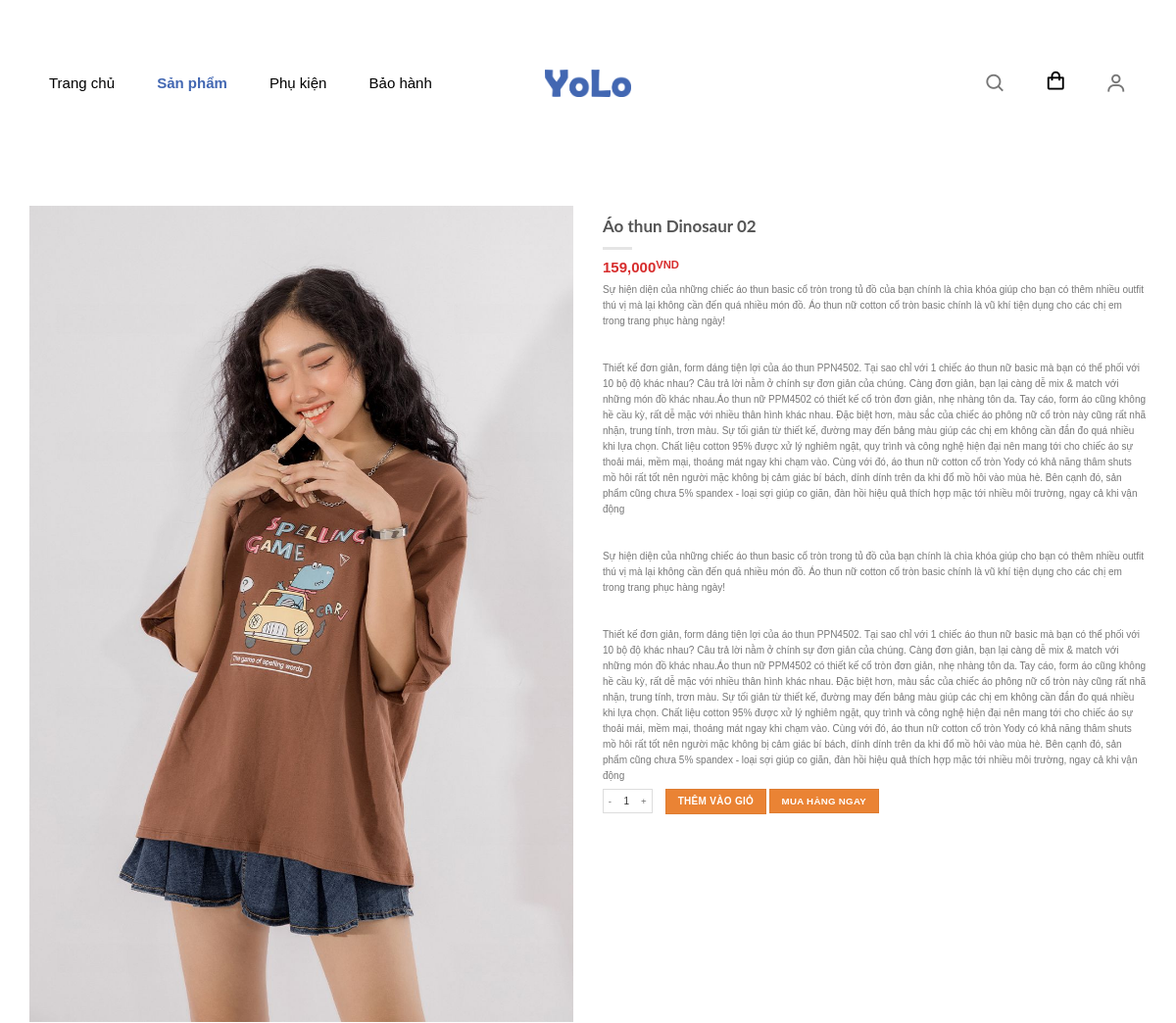
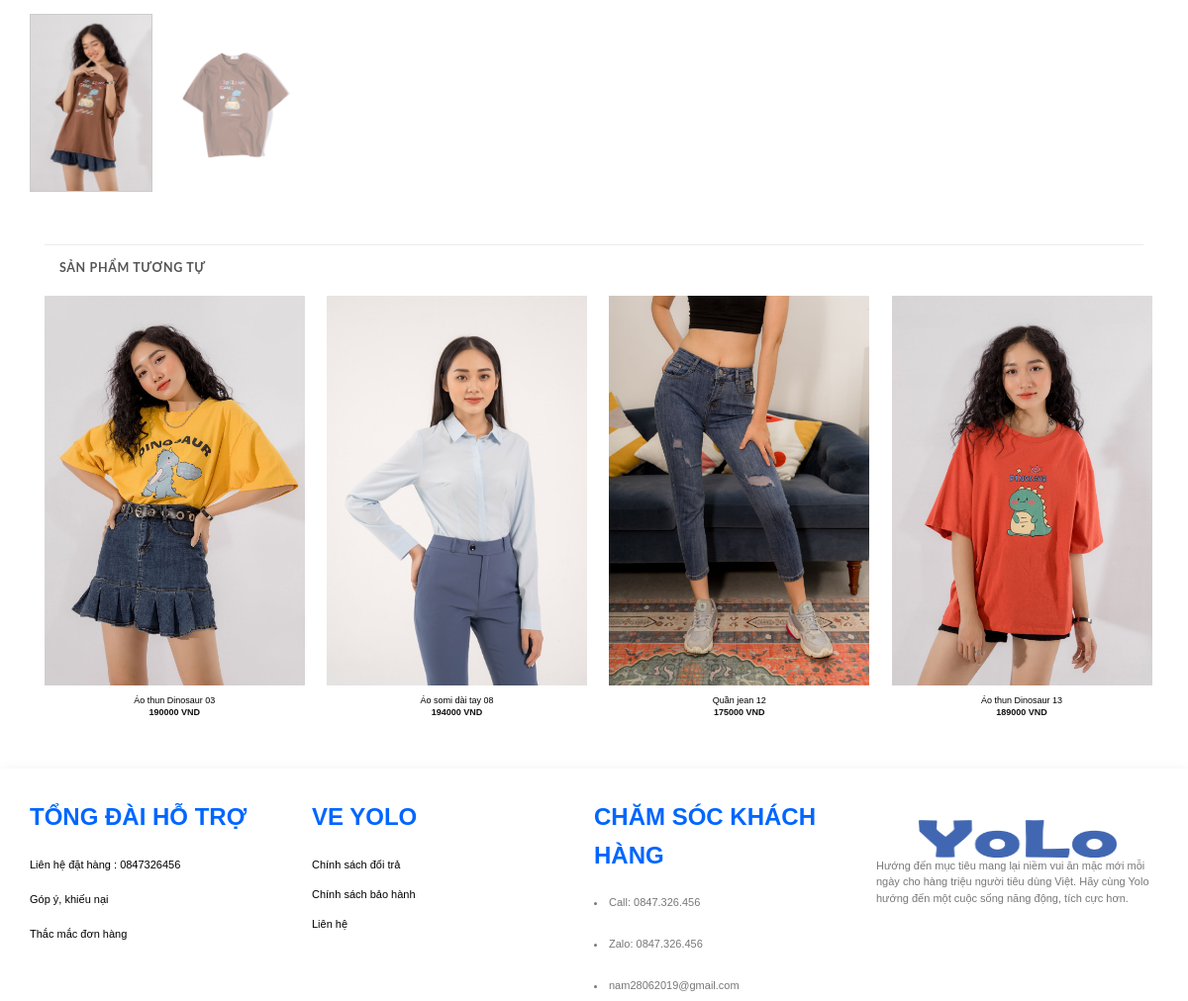
Page /Details.php?IdProduct=8 on the committed database (2 pictures, top to bottom).
### tables this page shows
CREATE TABLE `products` (
  `IdProduct` int(11) NOT NULL,
  `ProductName` varchar(250) NOT NULL,
  `Price` float NOT NULL,
  `Image` varchar(550) NOT NULL,
  `ImageOne` varchar(550) NOT NULL,
  `Description` longtext NOT NULL,
  `IdCategory` int(11) NOT NULL,
  `CreateAt` datetime NOT NULL,
  `UpdateAt` datetime NOT NULL
);

### Details.php (the view, shortened to what the rows shown need)
<?php
  require_once('./database/dbhelper.php');
  if(isset($_GET['IdProduct'])) {
        $IdProduct=$_GET['IdProduct'];
        $sql = 'select * from products where IdProduct='.$IdProduct;
        $productList = executeResultSingle($sql);
        if($productList != null) {
            $ProductName = $productList['ProductName'];
            $Image = $productList['Image'];
            $Price = $productList['Price'];
            $Description = $productList['Description'];
            $ImageOne = $productList['ImageOne'];
        }
    }
?>
<!DOCTYPE html>
<html lang="en">
	<head>
		<link rel="stylesheet" href="./css/reset.css" />
		<link rel="stylesheet" href="./css/style.css" />
		<link
			rel="stylesheet"
			href="https://cdnjs.cloudflare.com/ajax/libs/boxicons/2.0.1/css/boxicons.min.css"
		/>
		<link
			rel="stylesheet"
			href="https://cdnjs.cloudflare.com/ajax/libs/meyer-reset/2.0/reset.css"
		/>
		<link
			rel="stylesheet"
			href="https://cdnjs.cloudflare.com/ajax/libs/font-awesome/5.15.1/css/all.min.css"
		/>
		<link rel="stylesheet" href="./css/wp/index.css" />
	</head>
	<body>
		<div class="container">
			<main id="main" class="main">
				<div class="shop-container">
					<div
						id="product-5546"
						class="
							product
							type-product
							post-5546
							status-publish
							first
							instock
							product_cat-decor-de-ban
							product_tag-phi-hanh-gia
							product_tag-phi-hanh-gia-cam-bong
							product_tag-tuong-phi-hanh-gia
							has-post-thumbnail
							sale
							shipping-taxable
							purchasable
							product-type-simple
						"
					>
						<div class="product-container">
							<form action="" enctype="multipart/form-data" method="post">
                <div class="product-main">
								<div class="row content-row mb-0">
									<div class="product-gallery large-6 col">
										<div
											class="
												product-images
												relative
												mb-half
												has-hover
												woocommerce-product-gallery
												woocommerce-product-gallery--with-images
												woocommerce-product-gallery--columns-4
												images
											"
											data-columns="4"
										>
											<figure
												class="
													woocommerce-product-gallery__wrapper
													product-gallery-slider
													slider slider-nav-small
													mb-half
												"
												data-flickity-options='{
                          "cellAlign": "center",
                          "wrapAround": true,
                          "autoPlay": false,
                          "prevNextButtons":true,
                          "adaptiveHeight": true,
                          "imagesLoaded": true,
                          "lazyLoad": 1,
                          "dragThreshold" : 15,
                          "pageDots": false,
                          "rightToLeft": false}'
											>
												<div
													class="woocommerce-product-gallery__image slide first"
												>
													<a href=""
														><?php echo '<img
															width="600"
															height="600"
															src="./upload/'.$Image.'"
															class="wp-post-image skip-lazy"
															alt=""
													/>'; ?></a>
												</div>
											</figure>
										</div>
										<div
											class="
												product-thumbnails
												thumbnails
												slider
												row row-small row-slider
												slider-nav-small
												small-columns-4
											"
											data-flickity-options='{
                        "cellAlign": "left",
                        "wrapAround": false,
                        "autoPlay": false,
                        "prevNextButtons": true,
                        "asNavFor": ".product-gallery-slider",
                        "percentPosition": true,
                        "imagesLoaded": true,
                        "pageDots": false,
                        "rightToLeft": false,
                        "contain": true
                      }'
										>
											<div class="col is-nav-selected first">
												<a>
													<?php
                          echo '<img
														src="./upload/'.$Image.'"
														alt=""
														width="300"
														height="300"
														class="attachment-woocommerce_thumbnail"
													/>'
                          ?>
												</a>
											</div>
											<div class="col">
												<a
													><?php echo '<img
														src="./upload/'.$ImageOne.'"
														alt=""
														width="300"
														height="300"
														class="attachment-woocommerce_thumbnail"
												/>' ?></a>
											</div>
										</div>
									</div>
									<div
										class="
											product-info
											summary
											col-fit col
											entry-summary
											product-summary
											text-left
											form-minimal
										"
									>
										<h1 class="product-title product_title entry-title">
											<?php echo $ProductName; ?>
										</h1>
										<div class="is-divider small"></div>
										<div class="price-wrapper">
											<p class="price product-page-price price-on-sale">
												<ins
													><span class="woocommerce-Price-amount amount"
														><bdi
															> <?php echo number_format($Price); ?><span
																class="woocommerce-Price-currencySymbol"
																>VND</span
															></bdi
														></span
													></ins
												>
											</p>
										</div>
										<div class="product-short-description">
											 <?php  echo '<p> '.$Description.' </p> '?>
										</div>
										<form
											class="cart"
											method="post"
											enctype="multipart/form-data"
										>
											<div class="quantity buttons_added form-minimal">
											</div>
											<button
												type="submit"
												name="add-to-cart"
												class="single_add_to_cart_button button alt"
											>
											</button>
											<a href="./Thanhtoan.php">
											</a>
										</form>
										</div>
									</div>
								</div>
							</div>
							<div class="product-footer">
								<div class="container">
									<div class="related related-products-wrapper product-section">
                    <div
											class="
												row
												large-columns-4
												medium-columns-3
												small-columns-2
												row-small
												slider
												row-slider
												slider-nav-reveal slider-nav-push
											"
											data-flickity-options='{"imagesLoaded": true, "groupCells": "100%", "dragThreshold" : 5, "cellAlign": "left","wrapAround": true,"prevNextButtons": true,"percentPosition": true,"pageDots": false, "rightToLeft": false, "autoPlay" : false}'
										>
                    <?php
                      $sql = 'select * from products order by rand() limit 8';
                      $product = executeResult($sql);
                      foreach($product as $item) {
                        echo '
                          <div
                            class="
                              product-small
                              col
                              has-hover
                              product
                              type-product
                              post-1003
                              status-publish
                              last
                              instock
                              product_cat-decor-de-ban
                              product_tag-nu-than-cong-ly
                              product_tag-tuong-nu-than-cong-ly
                              has-post-thumbnail
                              shipping-taxable
                              purchasable
                              product-type-simple
                            "
                          >
                            <div class="col-inner">
                              <div class="product-small box">
                                <div class="box-image">
                                  <div class="image-fade_in_back">
                                    <a
                                      href="./Details.php?IdProduct='.$item['IdProduct'].'"
                                    >
                                      <img
                                        width="300"
                                        height="300"
                                        src="./upload/'.$item['Image'].'"
                                        class="
                                          attachment-woocommerce_thumbnail
                                          size-woocommerce_thumbnail
                                        "
                                        alt=""
                                        sizes="(max-width: 300px) 100vw, 300px"
                                      /><img
                                        src="./upload/'.$item['ImageOne'].'"
                                    </a>
                                  </div>
                                  <div
                                    class="
                                      image-tools
                                      is-small
                                      top
                                      right
                                      show-on-hover
                                    "
                                  ></div>
                                  <div
                                    class="
                                      image-tools
                                      is-small
                                      hide-for-small
                                      bottom
                                      left
                                      show-on-hover
                                    "
                                  ></div>
                                </div>
                                <div
                                  class="
                                    box-text box-text-products
                                    text-center
                                    grid-style-2
                                  "
                                >
                                  <div class="title-wrapper">
                                    <p
                                      class="
                                        name
                                        product-title
                                        woocommerce-loop-product__title
                                      "
                                    >
                                      <a
                                        href=""
                                        class="
                                          woocommerce-LoopProduct-link
                                          woocommerce-loop-product__link
                                        "
                                        >'.$item['ProductName'].'</a
                                      >
                                    </p>
                                  </div>
                                  <div class="price-wrapper">
                                    <span class="price"
                                      ><span class="woocommerce-Price-amount amount"
                                        ><bdi
                                          >'.$item['Price'].'&nbsp;<span
                                            class="woocommerce-Price-currencySymbol"
                                            >VND</span
                                          ></bdi
                                        >
                                      </span>
                                    </span>
                                  </div>
                                </div>
                              </div>
                            </div>
                          </div>
                        ';
                      }
                    ?>
                    </div>
									</div>
								</div>
							</div>
						</div>
					</div>
				</div>
	</body>
</html>

### rows in the picture
products: Image (picture), ImageOne (picture), ProductName "Áo thun Dinosaur 02", Price "159,000", Description "Sự hiện diện của những chiếc áo thun basic cổ tròn trong tủ đồ của bạn chính là chìa khóa giúp cho bạn có thêm nhiều outfit thú vị mà lại không cần đến quá nhiều món đồ. Áo thun nữ cotton cổ tròn basic chính là vũ khí tiện dụng cho các chị em trong trang phục hàng ngày! Thiết kế đơn giản, form dáng tiện lợi của áo thun PPN4502. Tại sao chỉ với 1 chiếc áo thun nữ basic mà bạn có thể phối với 10 bộ độ khác nhau? Câu trả lời nằm ở chính sự đơn giản của chúng. Càng đơn giản, bạn lại càng dễ mix & match với những món đồ khác nhau.Áo thun nữ PPM4502 có thiết kế cổ tròn đơn giản, nhẹ nhàng tôn da. Tay cáo, form áo cũng không hề cầu kỳ, rất dễ mặc với nhiều thân hình khác nhau. Đặc biệt hơn, màu…"
products: Image (picture), ProductName "Áo thun Dinosaur 03", Price "190000"
products: Image (picture), ProductName "Áo somi dài tay 08", Price "194000"
products: Image (picture), ProductName "Quần jean 12", Price "175000"
products: Image (picture), ProductName "Áo thun Dinosaur 13", Price "189000"
